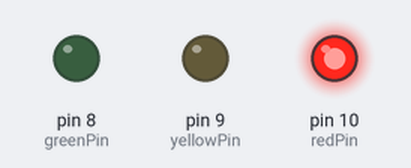
Recording of a sketch running on a simulated Arduino Uno, built with avr-gcc and run on an emulated ATmega328P. Parts: output pins drawn as LEDs (lit = HIGH).

Above: at 1.0 s.
At 3.0 s:
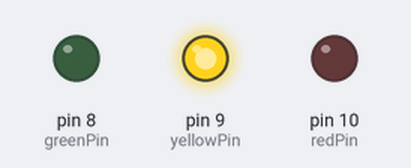
At 5.0 s:
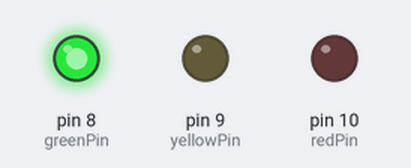
Timing chart, 0 to 7.8 s (numbered marks = the images above):
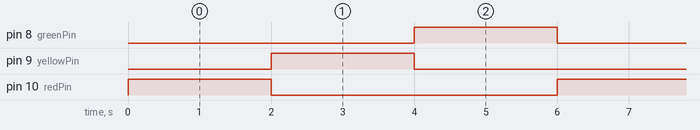

The sketch:

Projeto_3___Semaforo.ino
```cpp
// Projeto 3 – Semáforo
int ledDelay = 2000;		 // espera entre as alterações
int redPin = 10;
int yellowPin = 9;
int greenPin = 8;

void setup() {
  pinMode(redPin, OUTPUT);
  pinMode(yellowPin, OUTPUT);
  pinMode(greenPin, OUTPUT);
}

void loop() {
  digitalWrite(redPin, HIGH);		// acende a luz vermelha
  digitalWrite(yellowPin, LOW);         // apaga a luz verde
  digitalWrite(greenPin, LOW);	        // acende a luz amarela
  delay(ledDelay);										 // espera 2 segundos

  digitalWrite(redPin, LOW);		// acende a luz vermelha
  digitalWrite(yellowPin, HIGH);         // apaga a luz verde
  digitalWrite(greenPin, LOW);	        // acende a luz amarela
  delay(ledDelay);

  digitalWrite(redPin, LOW);		// acende a luz vermelha
  digitalWrite(yellowPin, LOW);         // apaga a luz verde
  digitalWrite(greenPin, HIGH);	        // acende a luz amarela
  delay(ledDelay);			 // espera 2 segundos
																 // agora nosso loop se repete
}
```

Measured:
- by itself, pin 8 (greenPin), pin 9 (yellowPin), pin 10 (redPin): alternates HIGH for 2.0 s and LOW for 4.0 s
- by itself, everything shown: repeats every 6.0 s, in 3 steps
